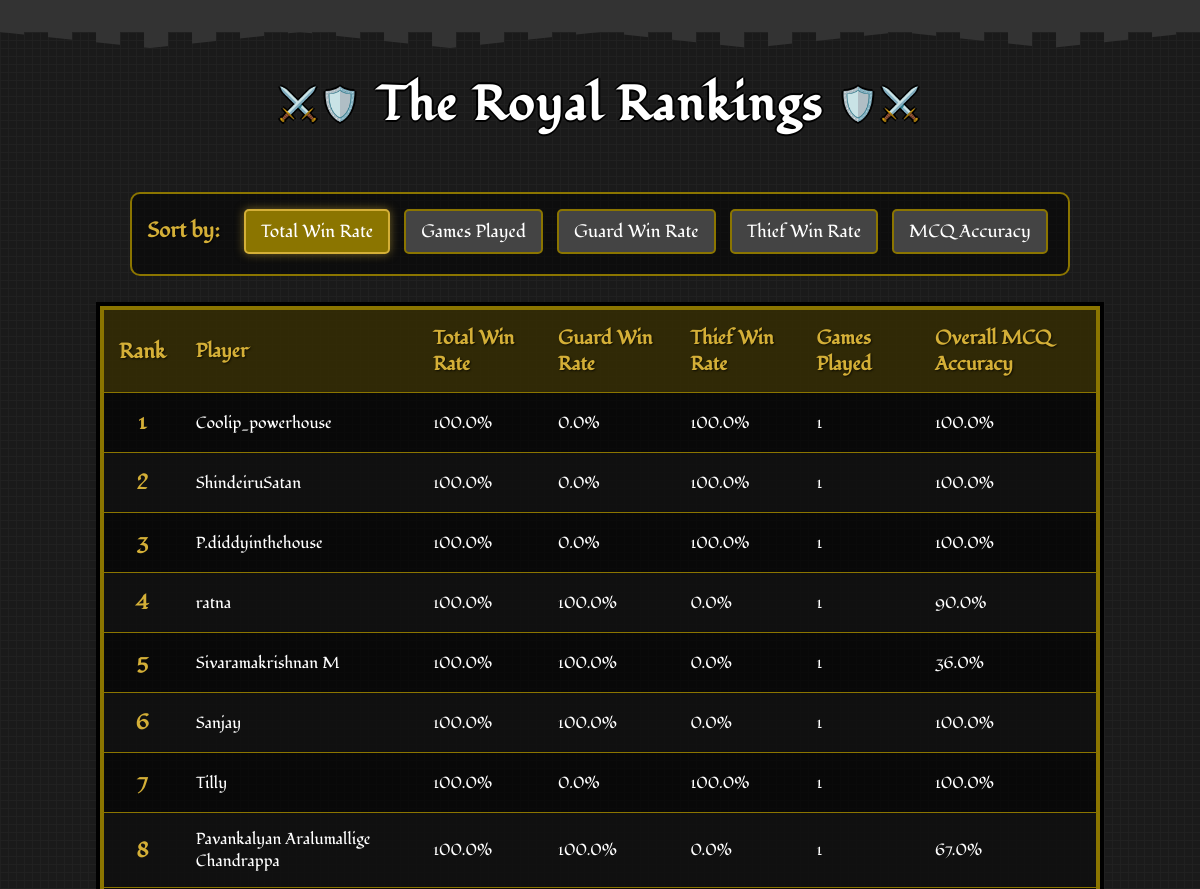
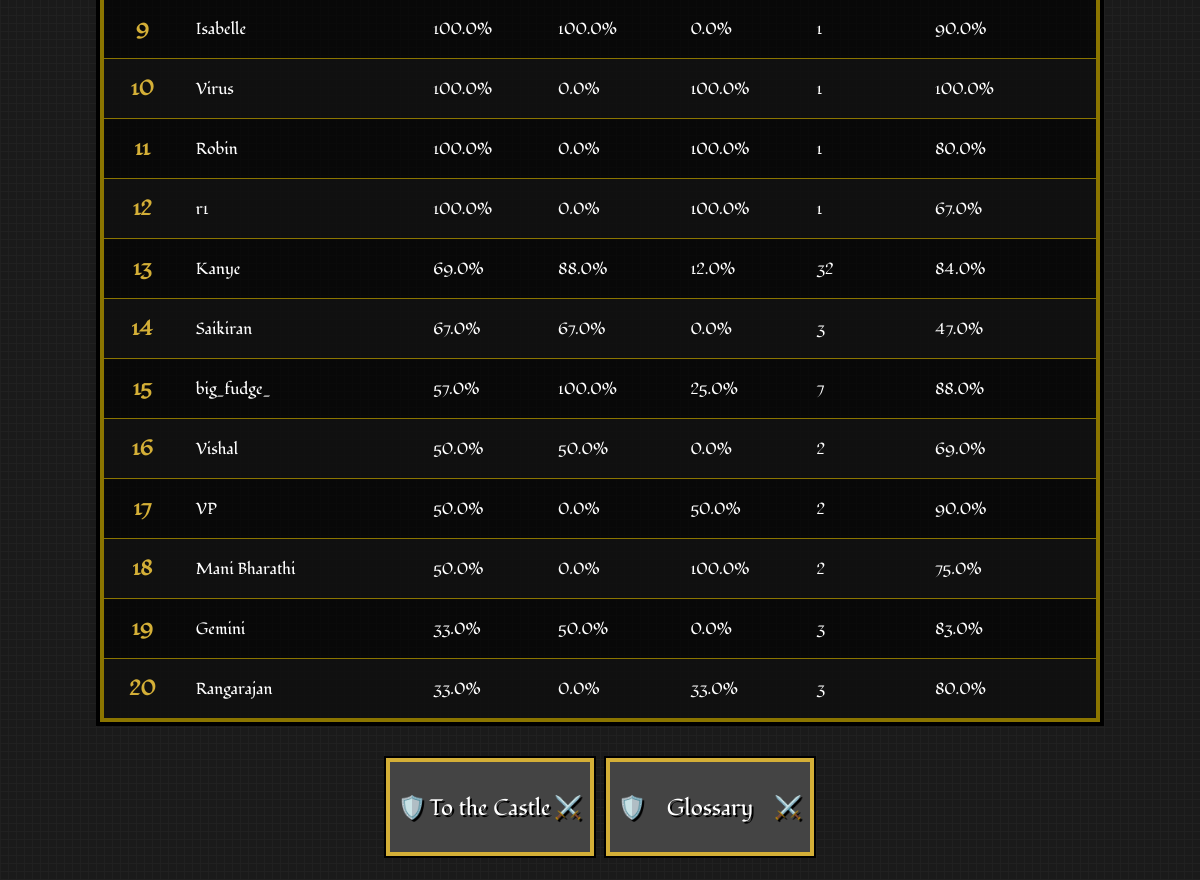
The app's page /leaderboard with its own data (2 pictures, top to bottom).
### app.py (models this page shows)
class PlayerStats(db.Model):
    id = db.Column(db.Integer, primary_key=True)
    user_id = db.Column(db.Integer, db.ForeignKey('user.id'), nullable=False)
    total_games_played = db.Column(db.Integer, default=0)
    games_played_as_guard = db.Column(db.Integer, default=0)
    games_played_as_thief = db.Column(db.Integer, default=0)
    total_games_won = db.Column(db.Integer, default=0)
    total_games_won_as_guard = db.Column(db.Integer, default=0)
    total_games_won_as_thief = db.Column(db.Integer, default=0)
    total_win_rate = db.Column(db.Float, default=0.0)
    win_rate_as_guard = db.Column(db.Float, default=0.0)
    win_rate_as_thief = db.Column(db.Float, default=0.0)
    total_answer_accuracy = db.Column(db.Float, default=0.0)
    total_questions_attempted = db.Column(db.Integer, default=0)
    total_right_answers = db.Column(db.Integer, default=0)
    game_right_answers = db.Column(db.Integer, default=0)
    game_total_questions = db.Column(db.Integer, default=0)
    answer_accuracy_in_last_game = db.Column(db.Float, default=0.0)

class User(db.Model):
    id = db.Column(db.Integer, primary_key=True)
    username = db.Column(db.String(40), unique=True, nullable=False)
    password_hash = db.Column(db.String(200), nullable=False)
    stats = db.relationship('PlayerStats', backref='user', uselist=False)

### app.py (the view)
@app.route('/leaderboard')
def leaderboard():
    sort_by = request.args.get('sort_by', 'total_win_rate')
    sort_options = {
        'games_played': PlayerStats.total_games_played,
        'total_win_rate': PlayerStats.total_win_rate,
        'win_rate_as_guard': PlayerStats.win_rate_as_guard,
        'win_rate_as_thief': PlayerStats.win_rate_as_thief,
        'mcq_accuracy': PlayerStats.total_answer_accuracy
    }
    sort_column = sort_options.get(sort_by, PlayerStats.total_win_rate)
    leaderboard_data = db.session.query(PlayerStats, User)\
        .join(User, PlayerStats.user_id == User.id)\
        .order_by(sort_column.desc())\
        .limit(20)\
        .all()
    return render_template('leaderboard.html',
                           leaderboard_data=leaderboard_data,
                           current_sort=sort_by)

### templates/leaderboard.html (shortened to what this page needs)
<!DOCTYPE html>
<html lang="en">
<head>
    <link rel="stylesheet" href="static/css/style.css">
    <link rel="stylesheet" href="static/css/leaderboard.css">
    <link rel="stylesheet" href="static/css/game-over.css">
</head>
<body>
    <div class="castle-top"></div>
    <h1>The Royal Rankings</h1>
    <div class="filters">
        <strong>Sort by:</strong>
        <a href="{{ url_for('leaderboard', sort_by='total_win_rate') }}"
           class="{{ 'active' if current_sort == 'total_win_rate' }}">Total Win Rate</a>
        <a href="{{ url_for('leaderboard', sort_by='games_played') }}"
           class="{{ 'active' if current_sort == 'games_played' }}">Games Played</a>
        <a href="{{ url_for('leaderboard', sort_by='win_rate_as_guard') }}"
           class="{{ 'active' if current_sort == 'win_rate_as_guard' }}">Guard Win Rate</a>
        <a href="{{ url_for('leaderboard', sort_by='win_rate_as_thief') }}"
           class="{{ 'active' if current_sort == 'win_rate_as_thief' }}">Thief Win Rate</a>
        <a href="{{ url_for('leaderboard', sort_by='mcq_accuracy') }}"
           class="{{ 'active' if current_sort == 'mcq_accuracy' }}">MCQ Accuracy</a>
    </div>
    <table>
        <thead>
            <tr>
                <th class="rank">Rank</th>
                <th>Player</th>
                <th>Total Win Rate</th>
                <th>Guard Win Rate</th>
                <th>Thief Win Rate</th>
                <th>Games Played</th>
                <th>Overall MCQ Accuracy</th>
            </tr>
        </thead>
        <tbody>
            {% for stats, user in leaderboard_data %}
            <tr>
                <td class="rank">{{ loop.index }}</td>
                <td>{{ user.username }}</td>
                <td>{{ stats.total_win_rate }}%</td>
                <td>{{ stats.win_rate_as_guard }}%</td>
                <td>{{ stats.win_rate_as_thief }}%</td>
                <td>{{ stats.total_games_played }}</td>
                <td>{{ stats.total_answer_accuracy }}%</td>
            </tr>
            {% else %}
            <tr>
                <td colspan="7" style="text-align: center;">No player data available yet.</td>
            </tr>
            {% endfor %}
        </tbody>
    </table>
    <div class="button-container">
        <a href="{{ url_for('home') }}"><button class="shield-btn game-over-btn">To the Castle</button></a>
        <a href="{{ url_for('glossary') }}"><button class="shield-btn game-over-btn">Glossary</button></a>
    </div>
</body>
</html>

### static/css/style.css (style rules this page uses)
body { font-family: "Fondamento", serif; background-color: #1a1a1a; background-image: linear-gradient(90deg, rgba(34,34,34,0.8) 1px, transparent 1px), linear-gradient(rgba(34,34,34,0.8) 1px, transparent 1px); background-size: 8px 8px; color: white; margin: 0; padding: 0; text-align: center; position: relative; min-height: 60vh; display: flex; flex-direction: column; justify-content: space-between; }
.castle-top { height: 32px; background-color: #333; position: relative; margin-bottom: 16px; image-rendering: pixelated; }
.castle-top::before { content: ""; position: absolute; top: 100%; left: 0; right: 0; height: 16px; background-image: repeating-linear-gradient(90deg, #333 0px, #333 24px, transparent 24px, transparent 48px); background-size: 48px 16px; clip-path: polygon( 0% 0%, 12.5% 100%, 25% 0%, 37.5% 100%, 50% 0%, 62.5% 100%, 75% 0%, 87.5% 100%, 100% 0% ); image-rendering: pixelated; }
h1 { font-family: "Fondamento", serif; text-align: center; font-size: 3rem; color: white; text-shadow: 2px 0 #000, -2px 0 #000, 0 2px #000, 0 -2px #000; margin: 24px 0; letter-spacing: 2px; position: relative; image-rendering: pixelated; }
h1::before { content: "⚔️🛡️"; font-size: 2rem; position: relative; top: -5px; margin: 0 15px; }
h1::after { content: "🛡️⚔️"; font-size: 2rem; position: relative; top: -5px; margin: 0 15px; }
button.shield-btn { font-family: "Fondamento", serif; background-color: #444; color: white; border: none; box-shadow: 0 0 0 4px #d4af37, 0 0 0 6px #000; padding: 14px 22px; margin: 10px; font-size: 1.4rem; cursor: pointer; position: relative; transition: all 0.2s steps(5); text-shadow: 2px 2px 0 #000; width: 200px; height: 90px; image-rendering: pixelated; }
button.shield-btn::before { content: "🛡️ "; position: absolute; left: 8px; top: 50%; transform: translateY(-50%); }

### static/css/leaderboard.css (style rules this page uses)
body { font-family: "Fondamento", serif; background-color: #1a1a1a; background-image: linear-gradient(90deg, rgba(34,34,34,0.8) 1px, transparent 1px), linear-gradient(rgba(34,34,34,0.8) 1px, transparent 1px); background-size: 8px 8px; color: white; margin: 0; padding: 0; text-align: center; }
h1 { font-family: "Fondamento", serif; text-align: center; font-size: 3rem; color: white; text-shadow: 2px 0 #000, -2px 0 #000, 0 2px #000, 0 -2px #000; margin: 24px 0; letter-spacing: 2px; }
.filters { text-align: center; margin: 30px auto; max-width: 1000px; background-color: rgba(0, 0, 0, 0.5); padding: 15px; border: 2px solid #8b7500; border-radius: 10px; }
.filters strong { color: #d4af37; font-size: 1.3rem; margin-right: 15px; text-shadow: 1px 1px 2px rgba(0, 0, 0, 0.7); }
.filters a { font-family: "Fondamento", serif; text-decoration: none; padding: 8px 15px; margin: 0 5px; border-radius: 5px; background-color: #444; color: white; border: 2px solid #8b7500; transition: all 0.2s; font-size: 1.1rem; display: inline-block; margin-bottom: 5px; }
.filters a.active { background-color: #8b7500; color: white; border-color: #d4af37; box-shadow: 0 0 10px rgba(212, 175, 55, 0.5); }
table { width: 100%; max-width: 1000px; margin: 0 auto; border-collapse: collapse; background-color: rgba(0, 0, 0, 0.7); border: 4px solid #8b7500; box-shadow: 0 0 0 4px #000; }
th, td { padding: 15px; text-align: left; border-bottom: 1px solid #8b7500; }
thead th { background-color: rgba(139, 117, 0, 0.3); color: #d4af37; font-weight: bold; text-shadow: 1px 1px 2px rgba(0, 0, 0, 0.7); font-size: 1.2rem; }
tbody tr:nth-child(even) { background-color: rgba(34, 34, 34, 0.3); }
.rank { font-weight: bold; text-align: center; color: #d4af37; font-size: 1.3rem; }
.button-container { display: flex; justify-content: center; margin: 30px auto; }
.shield-btn { font-family: "Fondamento", serif; background-color: #444; color: white; border: none; box-shadow: 0 0 0 4px #d4af37, 0 0 0 6px #000; padding: 14px 22px; margin: 10px; font-size: 1.4rem; cursor: pointer; position: relative; transition: all 0.2s steps(5); text-shadow: 2px 2px 0 #000; }

### static/css/game-over.css (style rules this page uses)
button.game-over-btn::after { content: "⚔️"; position: absolute; right: 8px; top: 50%; transform: translateY(-50%); }

### records on screen
PlayerStats: username "Coolip_powerhouse", total_win_rate "100.0", win_rate_as_guard "0.0", win_rate_as_thief "100.0", total_games_played "1", total_answer_accuracy "100.0"
PlayerStats: username "ShindeiruSatan", total_win_rate "100.0", win_rate_as_guard "0.0", win_rate_as_thief "100.0", total_games_played "1", total_answer_accuracy "100.0"
PlayerStats: username "P.diddyinthehouse", total_win_rate "100.0", win_rate_as_guard "0.0", win_rate_as_thief "100.0", total_games_played "1", total_answer_accuracy "100.0"
PlayerStats: username "ratna", total_win_rate "100.0", win_rate_as_guard "100.0", win_rate_as_thief "0.0", total_games_played "1", total_answer_accuracy "90.0"
PlayerStats: username "Sivaramakrishnan M", total_win_rate "100.0", win_rate_as_guard "100.0", win_rate_as_thief "0.0", total_games_played "1", total_answer_accuracy "36.0"
PlayerStats: username "Sanjay", total_win_rate "100.0", win_rate_as_guard "100.0", win_rate_as_thief "0.0", total_games_played "1", total_answer_accuracy "100.0"
PlayerStats: username "Tilly", total_win_rate "100.0", win_rate_as_guard "0.0", win_rate_as_thief "100.0", total_games_played "1", total_answer_accuracy "100.0"
PlayerStats: username "Pavankalyan Aralumallige Chandrappa", total_win_rate "100.0", win_rate_as_guard "100.0", win_rate_as_thief "0.0", total_games_played "1", total_answer_accuracy "67.0"
PlayerStats: username "Isabelle", total_win_rate "100.0", win_rate_as_guard "100.0", win_rate_as_thief "0.0", total_games_played "1", total_answer_accuracy "90.0"
PlayerStats: username "Virus", total_win_rate "100.0", win_rate_as_guard "0.0", win_rate_as_thief "100.0", total_games_played "1", total_answer_accuracy "100.0"
PlayerStats: username "Robin", total_win_rate "100.0", win_rate_as_guard "0.0", win_rate_as_thief "100.0", total_games_played "1", total_answer_accuracy "80.0"
PlayerStats: username "r1", total_win_rate "100.0", win_rate_as_guard "0.0", win_rate_as_thief "100.0", total_games_played "1", total_answer_accuracy "67.0"
PlayerStats: username "Kanye", total_win_rate "69.0", win_rate_as_guard "88.0", win_rate_as_thief "12.0", total_games_played "32", total_answer_accuracy "84.0"
PlayerStats: username "Saikiran", total_win_rate "67.0", win_rate_as_guard "67.0", win_rate_as_thief "0.0", total_games_played "3", total_answer_accuracy "47.0"
PlayerStats: username "big_fudge_", total_win_rate "57.0", win_rate_as_guard "100.0", win_rate_as_thief "25.0", total_games_played "7", total_answer_accuracy "88.0"
PlayerStats: username "Vishal", total_win_rate "50.0", win_rate_as_guard "50.0", win_rate_as_thief "0.0", total_games_played "2", total_answer_accuracy "69.0"
PlayerStats: username "VP", total_win_rate "50.0", win_rate_as_guard "0.0", win_rate_as_thief "50.0", total_games_played "2", total_answer_accuracy "90.0"
PlayerStats: username "Mani Bharathi", total_win_rate "50.0", win_rate_as_guard "0.0", win_rate_as_thief "100.0", total_games_played "2", total_answer_accuracy "75.0"
PlayerStats: username "Gemini", total_win_rate "33.0", win_rate_as_guard "50.0", win_rate_as_thief "0.0", total_games_played "3", total_answer_accuracy "83.0"
PlayerStats: username "Rangarajan", total_win_rate "33.0", win_rate_as_guard "0.0", win_rate_as_thief "33.0", total_games_played "3", total_answer_accuracy "80.0"
